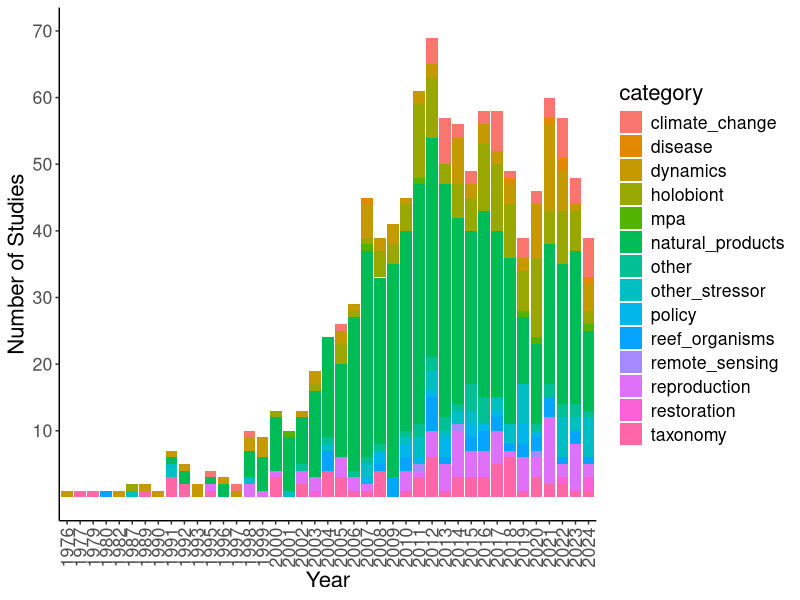
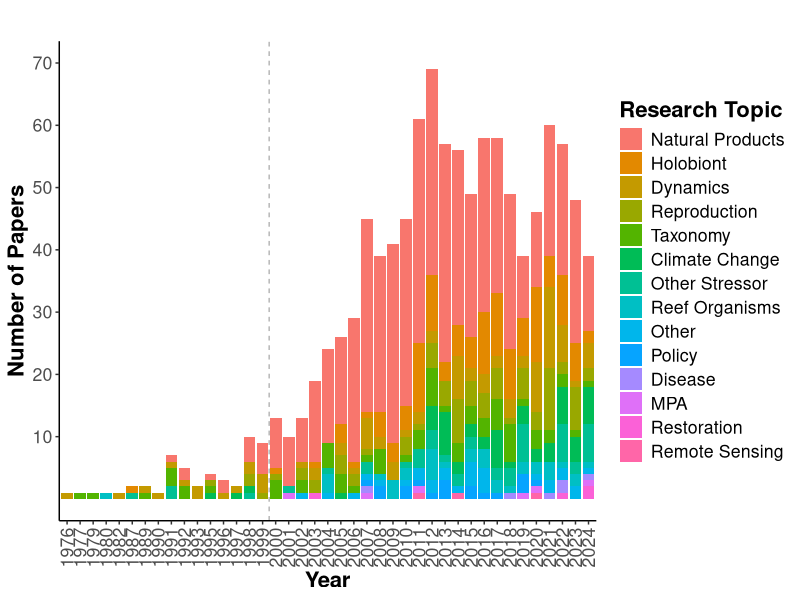
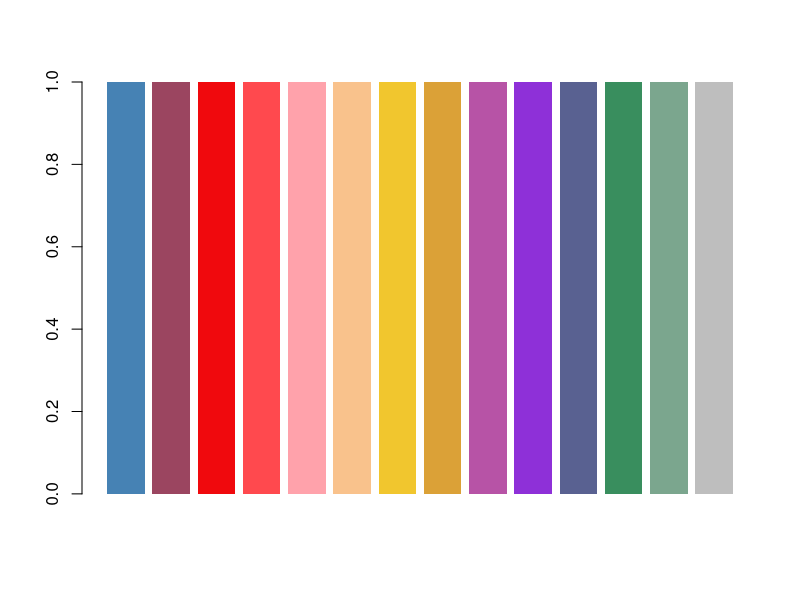
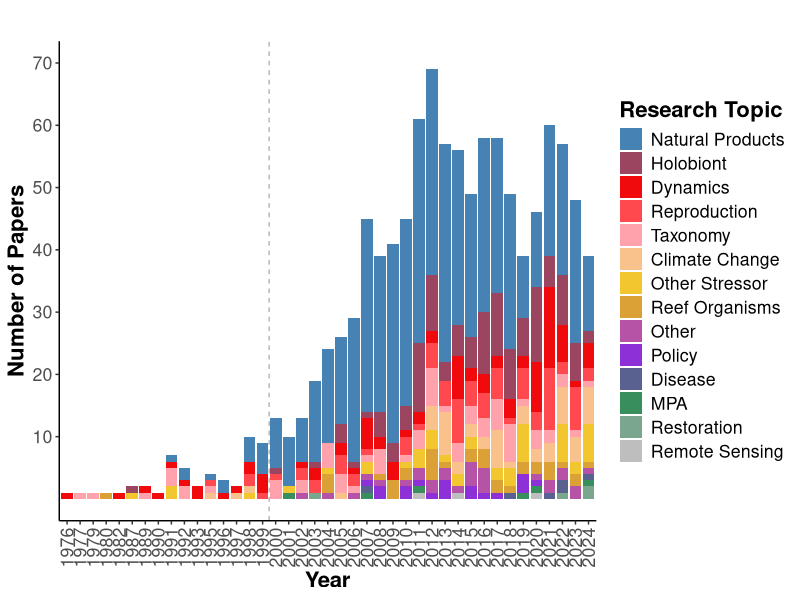

These charts were generated, in order, by the following R code: (Note: this script raises an error after producing the figures.)
####**Manuscript Information**####

#Coral reefs of Taiwan: a systematic review of the past to inform priorities in the Anthropocene 

#Yuting Vicky Lin1¶, Daphne Z. Hoh2, Satoh Takanori3, Crystal J. McRae4¶* and Aziz J. Mulla5,6¶

#1 Sesoko Marine Research Station, Tropical Biosphere Research Center, University of the Ryukyus, Okinawa, Japan
#2 Taiwan Biodiversity Information Facility, Biodiversity Research Centre, Academia Sinica, Taipei, Taiwan
#3 Institute of Nature and Environmental Technology, Kanazawa University, Ishikawa, Japan
#4 Department of Marine Biotechnology and Resources, National Sun Yat-sen University, Kaohsiung, Taiwan.
#5 Institute of Oceanography, National Taiwan University, Taipei 10617, Taiwan
#6 Université Côte d'Azur, CNRS, UMR 7035 ECOSEAS, Nice, France

#¶ Contributed equally
#* Corresponding author: Crystal J. McRae 

#Contact Information: 
#Address: No. 70, Lianhai Rd, Gushan District, Kaohsiung City, 804, Taiwan
#Phone: (886) 07-5252000 (extension 5031)
#Email: crystal.j.mcrae@mail.nsysu.edu.tw



###<Timeline & NP Application>####

#clear workspace
rm(list=ls())

####1) Libraries####

library(tidyverse)
library(forcats)
library(patchwork)

####2) Data####

review_data <- read_csv("review_data.csv")

summary(review_data)
head(review_data)

review_data$year <- as.factor(review_data$year)
review_data$category <- as.factor(review_data$category)
review_data$type <- as.factor(review_data$type)
review_data$language <- as.factor(review_data$language)
review_data$focus <- as.factor(review_data$focus)
review_data$Cfoc_1 <- as.factor(review_data$Cfoc_1)
review_data$Cfoc_2 <- as.factor(review_data$Cfoc_2)
review_data$Cfoc_3 <- as.factor(review_data$Cfoc_3)
review_data$Cmult_foc <- as.factor(review_data$Cmult_foc)
review_data$Ofoc_1 <- as.factor(review_data$Ofoc_1)
review_data$Ofoc_2 <- as.factor(review_data$Ofoc_2)
review_data$Ofoc_3 <- as.factor(review_data$Ofoc_3)
review_data$Omult_foc <- as.factor(review_data$Omult_foc)
review_data$location <- as.factor(review_data$location)
review_data$sub_location <- as.factor(review_data$sub_location)
review_data$mult_location <- as.factor(review_data$mult_location)
review_data$international <- as.factor(review_data$international)
review_data$life_history_stage <- as.factor(review_data$life_history_stage)
review_data$study_duration <- as.factor(review_data$study_duration)
review_data$experiment_type <- as.factor(review_data$experiment_type)
review_data$nat_product_benefit <- as.factor(review_data$nat_product_benefit)
review_data$recommendation <- as.factor(review_data$recommendation)
review_data$late_exclusion <- as.factor(review_data$late_exclusion)
review_data$late_exclusion_reason <- as.factor(review_data$late_exclusion_reason)

summary(review_data)
summary(review_data$year)
summary(review_data$category, n = Inf)
summary(review_data$type, n = Inf)
summary(review_data$language)
summary(review_data$focus, n = Inf)
summary(review_data$location, n = Inf)
summary(review_data$international, n = Inf)
summary(review_data$life_history_stage, n = Inf)
summary(review_data$study_duration, n = Inf)
summary(review_data$experiment_type, n = Inf)
summary(review_data$nat_product_benefit, n = Inf)
summary(review_data$recommendation, n = Inf)
summary(review_data$late_exclusion, n = Inf)
summary(review_data$sub_location, n = Inf)
head(review_data)


####3) Plots####

####*Year Plot####

#by year
review_data_year <-
  review_data%>%
  group_by(year, category)%>%
  summarise(n=n())

year_plot <-
  ggplot(review_data_year, aes(x=year, y=n, fill = category)) + 
  geom_bar(stat = "identity")+
  labs(y = "Number of Studies", x="Year")+
  theme_classic()+
  scale_y_continuous(limits=c(0, 70), breaks=c(10, 20, 30, 40, 50, 60, 70))+
  theme(axis.text.x = element_text(angle = 90, hjust = 1, vjust = 0.5))+
  theme(text=element_text(size=16,  family="sans"))

year_plot


#compute totals and create ordered factor: most abundant first
levels_order <- review_data_year %>%
  group_by(category) %>%
  summarise(total = sum(n, na.rm = TRUE)) %>%
  arrange(desc(total)) %>%
  pull(category)

#check levels order
print(levels_order)

#apply ordering to the data (most abundant becomes the first factor level)
review_data_year <- review_data_year %>%
  mutate(category = factor(category, levels = levels_order))

#to ensure line in the correct place at 2000
x_2000 <- which(levels(review_data_year$year) == "2000") - 0.5

#plot the data

year_plot <- 
  ggplot(review_data_year, aes(x = year, y = n, fill = category)) +
  geom_bar(stat = "identity") +
  geom_vline(xintercept = x_2000, linetype = "dashed", linewidth = 0.4, colour = "grey40", alpha = 0.6) +
  labs(y = "Number of Papers", x = "Year", title = "", fill = "Research Topic") +
  guides(fill = guide_legend(reverse = FALSE)) +
  theme_classic() +
  scale_fill_discrete(labels = function(x) gsub("\\bMpa\\b", "MPA", tools::toTitleCase(gsub("_", " ", x)))) +
  scale_y_continuous(limits = c(0, 70), breaks = c(10, 20, 30, 40, 50, 60, 70)) +
  theme(axis.text.x = element_text(angle = 90, hjust = 1, vjust = 0.5),
        text = element_text(size = 16, family = "sans"),
        legend.title = element_text(face = "bold"),
        axis.title = element_text(face = "bold"))


year_plot


#create a 14-color gradient 
my_colours <- colorRampPalette(c("steelblue", "red", "pink", "gold2", "purple","seagreen", "gray" ))(14)

#check the colours
my_colours

#visually check colours
barplot(rep(1,14), col=my_colours, border=NA)

#apply colours to plot
year_plot_colour <- 
  year_plot +
  scale_fill_manual(
    values = my_colours,
    labels = function(x) gsub("\\bMpa\\b", "MPA", tools::toTitleCase(gsub("_", " ", x))))

year_plot_colour

ggsave("Timeline_Plot.png", plot = year_plot_colour, width = 10, height = 5, dpi = 300)
ggsave("Timeline_Plot.tiff", plot = year_plot_colour, width = 10, height = 5, dpi = 300)
ggsave("Timeline_Plot.pdf", plot = year_plot_colour, width = 10, height = 5, dpi = 300)


####*Category Plot####

#by category
review_data_cat <-
  review_data%>%
  group_by(category)%>%
  summarise(n=n())

review_data_cat <- 
  review_data_cat %>%
  mutate(percentage = n/sum(n)*100)

#clean and reorder categories as a factor
review_data_cat <- review_data_cat %>%
  mutate(    category_clean = str_to_title(str_replace_all(category, "_", " ")),
    category_clean = str_replace_all(category_clean, "\\bMpa\\b", "MPA"),
    category_clean = fct_reorder(category_clean, percentage, .desc = FALSE))

# Plot
cat_plot <-
  ggplot(review_data_cat, aes(
    x = category_clean,  # use the cleaned factor
    y = percentage,
    color = category_clean
  )) +
  geom_segment(aes(xend = category_clean, y = 0, yend = percentage), color = "black") +
  geom_point(size = 5, alpha = 1) +
  theme_classic() +
  coord_flip() +
  theme(
    panel.grid.major.y = element_blank(),
    panel.border = element_blank(),
    axis.ticks.y = element_blank(),
    legend.position = "none",
    text = element_text(size = 16, family = "sans"),
    legend.title = element_text(face = "bold"),
    axis.title = element_text(face = "bold"))+
  labs(y = "Percentage of Studies", x = "Research Topic", title ="") +
  scale_color_manual(values = rev(my_colors))  # colors match descending order

cat_plot


ggsave("Category_Plot.tiff", plot = cat_plot, width = 10, height = 5, dpi = 300)
ggsave("Category_Plot.png", plot = cat_plot, width = 10, height = 5, dpi = 300)
ggsave("Category_Plot.pdf", plot = cat_plot, width = 10, height = 5, dpi = 300)


####*NP Application Plot####

review_data_NP <-
  review_data%>%
  filter(category =="natural_products")


review_data_NP_noNA <- 
  review_data_NP %>%
  filter(!is.na(nat_product_benefit))

#split the benefits into separate rows by ";"
review_data_NP_expanded <- 
  review_data_NP_noNA %>%
  separate_rows(nat_product_benefit, sep = ";") %>%
  mutate(nat_product_benefit = trimws(nat_product_benefit))

review_data_NP_expanded

review_data_NP_expanded$nat_product_benefit <- as.factor(review_data_NP_expanded$nat_product_benefit)
summary(review_data_NP_expanded$nat_product_benefit, n = Inf)

benefit_counts <- 
  review_data_NP_expanded %>%
  count(nat_product_benefit, sort = TRUE)

#clean labels
benefit_counts <- 
  benefit_counts %>%
  mutate(nat_product_benefit_clean = str_to_title(str_replace_all(nat_product_benefit, "_", " ")))

NP_benefit <-
  ggplot(benefit_counts, aes(x = reorder(nat_product_benefit_clean, n), y = n)) +
  geom_col(fill = "black") +
  coord_flip() +
  labs(
    x = "Natural Product Application",
    y = "Number of Mentions",
    title = ""
  ) +
  theme_classic(base_size = 14)+
  theme(axis.text.x = element_text(angle = 90, hjust = 1, vjust = 0.5),
      text = element_text(size = 16, family = "sans"),
      legend.title = element_text(face = "bold"),
      axis.title = element_text(face = "bold"))

NP_benefit

ggsave("NP_application.tiff", plot = NP_benefit, width = 10, height = 5, dpi = 300)
ggsave("NP_application.png", plot = NP_benefit, width = 10, height = 5, dpi = 300)
ggsave("NP_application.pdf", plot = NP_benefit, width = 10, height = 5, dpi = 300)
